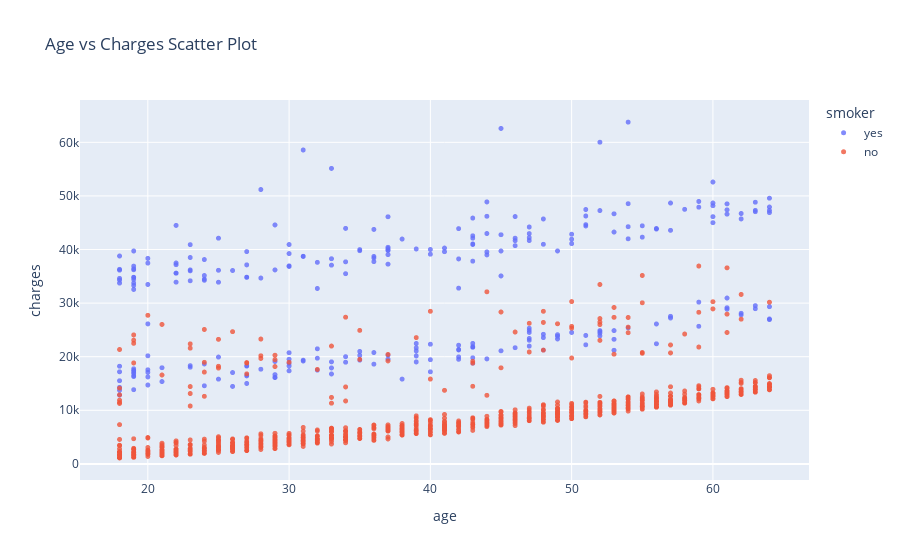

Notebook code cell kept with this figure:
### Code cell
fig = px.scatter(medical_df, x = "age", y = "charges", color = "smoker", opacity = 0.8, hover_data = ["sex"], title = "Age vs Charges Scatter Plot")
fig.update_traces(marker_size = 5)
fig.show()

### Figure 1 — Plotly figure (JSON) as saved in the notebook; plotly's stock layout.template omitted (floating-point values rounded to 4 significant figures; data arrays with more than 128 entries replaced by an {"elided": "..."} marker saying what was removed)
{"data": [{"customdata": {"elided": "274x1 str values"}, "hovertemplate": "smoker=yes<br>age=%{x}<br>charges=%{y}<br>sex=%{customdata[0]}<extra></extra>", "legendgroup": "yes", "marker": {"color": "#636efa", "opacity": 0.8, "size": 5, "symbol": "circle"}, "mode": "markers", "name": "yes", "showlegend": true, "type": "scattergl", "x": {"elided": "274 int values"}, "xaxis": "x", "y": {"elided": "274 float values"}, "yaxis": "y"}, {"customdata": {"elided": "1064x1 str values"}, "hovertemplate": "smoker=no<br>age=%{x}<br>charges=%{y}<br>sex=%{customdata[0]}<extra></extra>", "legendgroup": "no", "marker": {"color": "#EF553B", "opacity": 0.8, "size": 5, "symbol": "circle"}, "mode": "markers", "name": "no", "showlegend": true, "type": "scattergl", "x": {"elided": "1064 int values"}, "xaxis": "x", "y": {"elided": "1064 float values"}, "yaxis": "y"}], "layout": {"legend": {"title": {"text": "smoker"}, "tracegroupgap": 0}, "title": {"text": "Age vs Charges Scatter Plot"}, "xaxis": {"anchor": "y", "domain": [0, 1], "title": {"text": "age"}}, "yaxis": {"anchor": "x", "domain": [0, 1], "title": {"text": "charges"}}}}
